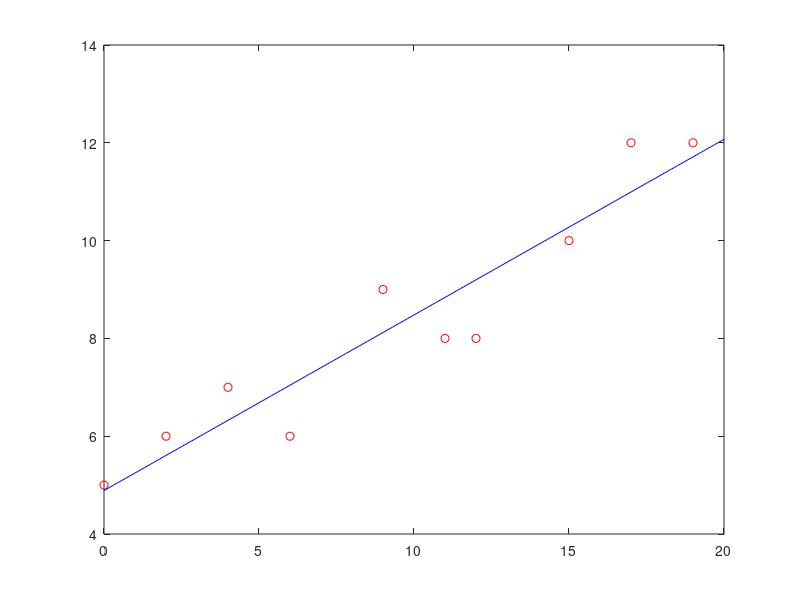

This figure's MATLAB source:
xx = 0:0.1:20;
x = [0 2 4 6 9 11 12 15 17 19];
y = [5 6 7 6 9 8 8 10 12 12];
n = length(x);
a1 = ((n*(sum(x.*y)) - (sum(x)*sum(y)))/((n*sum(x.^2))-(sum(x))^2));
a0 = (sum(y)/n) - a1*(sum(x)/n);
yfit = a0 + a1.*xx;
r = @(x,y,n) (n*sum(x.*y)-(sum(x)*sum(y)))/(sqrt(n*sum(x.^2)-(sum(x))^2)*(sqrt(n*sum(y.^2)-sum(y)^2)));

newr = 0:0.1:20;
a = polyfit(x,y,1);
mm = polyval(a,newr);
plot(x,y,'ro');
hold on
plot(newr,mm,'b');


%% q4
fa1 = @(x,y,n) ((n*(sum(x.*y)) - (sum(x)*sum(y)))/((n*sum(x.^2))-(sum(x))^2));
fa2 = @(x,y,n,a1) (sum(y)/n) - a1*(sum(x)/n);
x = 10:10:80;
y = [25 70 380 550 610 1220 830 1450];
lx = log(x);
ly = log(y);
a1 = fa1(lx,ly,length(lx));
a0 = fa2(lx,ly,length(lx),a1);
alpha = exp(a0);
beta = a1;

%% molar thing
fa1 = @(x,y,n) ((n*(sum(x.*y)) - (sum(x)*sum(y)))/((n*sum(x.^2))-(sum(x))^2));
fa2 = @(x,y,n,a1) (sum(y)/n) - a1*(sum(x)/n);
T = -40:40:160;     
p = [6900 8100 9350 10500 11700 12800];
constant = fa1(T,p,length(T));
mg = 2*14.0067; % g/mol
V = 10; % m^3
m = 1000; % g
n = m/mg; % mol
R = constant*(V)/n;

%% question 6

x = [0.1 0.2 0.4 0.6 0.9 1.3 1.5 1.7 1.8];
y = [0.75 1.25 1.45 1.25 0.85 0.55 0.35 0.28 0.18];
yy = log(y)-log(x);
cc = polyfit(x,yy,1);
beta = cc(1)
alpha = exp(cc(2))
